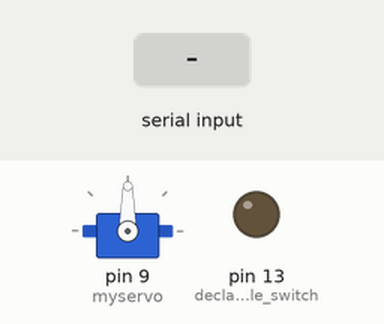
A sketch run on a simulated Arduino Uno, built with avr-gcc and run on an emulated ATmega328P. Parts: servo, output pins drawn as LEDs (lit = HIGH). The test bench sets the inputs (shaded band).

Above: at 1.2 s.
1.3 s: "1" received over Serial
At 2.7 s:
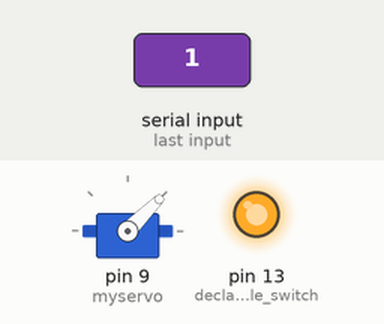
3.0 s: "0" received over Serial
At 4.2 s:
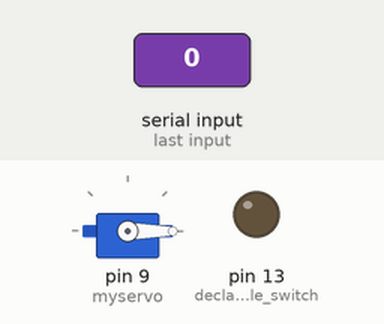
Timing chart, 0 to 6.0 s (numbered marks = the images above; inputs shaded):
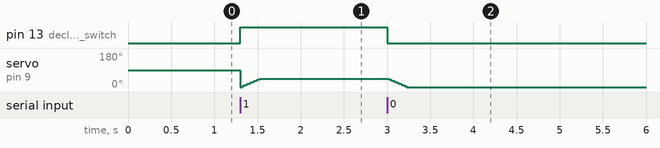

The sketch:

digitalWrite.ino
```cpp
#include <Servo.h>

int switchState = 0;
int lastSwitchState = 0;

Servo myservo; //Calling out the servo and name it
int pos = 0; //the degree the servo motor started out as

void setup() {

  Serial.begin(9600);

  pinMode(13,OUTPUT); // declare toggle switch
  myservo.attach(9);
}

void loop() {
  //
  if (Serial.available()) {

    char inByte = Serial.read();
    // mousedown event
    if (inByte == '1') {

      digitalWrite(13, HIGH);
      //myservo.write(180);
      for (pos = 0; pos <= 45; pos += 1) {
        myservo.write(pos);
        delay(5);
      }

    }

    // mouseup event
    else if (inByte == '0') {

      // send the color to the browser, then turn the LED off
      digitalWrite(13, LOW);
      //myservo.write(0);
      for (pos = 45; pos >=0; pos -= 1) {
        myservo.write(pos);
        delay(5);
      }
    }
  }
}
```

Measured:
- after the input at 1.3 s, pin 13 (declare_toggle_switch): LOW → HIGH at once
- after the input at 3.0 s, pin 13 (declare_toggle_switch): HIGH → LOW at once; servo on pin 9 (myservo): moves from 45° to 0° over 0.21 s, starting at once
